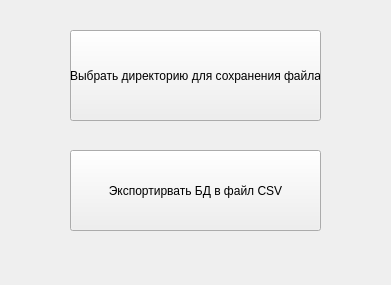
<?xml version="1.0" encoding="UTF-8"?>
<ui version="4.0">
 <class>Form</class>
 <widget class="QWidget" name="Form">
  <property name="geometry">
   <rect>
    <x>0</x>
    <y>0</y>
    <width>391</width>
    <height>285</height>
   </rect>
  </property>
  <property name="windowTitle">
   <string>Экспорт БД в CSV файл</string>
  </property>
  <widget class="QPushButton" name="directory_select_button">
   <property name="geometry">
    <rect>
     <x>70</x>
     <y>30</y>
     <width>251</width>
     <height>91</height>
    </rect>
   </property>
   <property name="text">
    <string>Выбрать директорию для сохранения файла</string>
   </property>
  </widget>
  <widget class="QPushButton" name="export_button">
   <property name="geometry">
    <rect>
     <x>70</x>
     <y>150</y>
     <width>251</width>
     <height>81</height>
    </rect>
   </property>
   <property name="text">
    <string>Экспортирвать БД в файл CSV</string>
   </property>
  </widget>
 </widget>
 <resources/>
 <connections/>
</ui>
